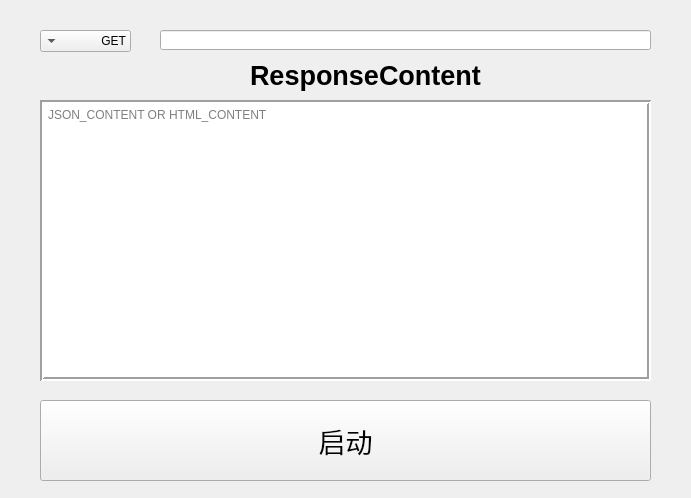
<?xml version="1.0" encoding="UTF-8"?>
<ui version="4.0">
 <class>Form</class>
 <widget class="QWidget" name="Form">
  <property name="geometry">
   <rect>
    <x>0</x>
    <y>0</y>
    <width>691</width>
    <height>498</height>
   </rect>
  </property>
  <property name="focusPolicy">
   <enum>Qt::TabFocus</enum>
  </property>
  <property name="windowTitle">
   <string>EasyMock</string>
  </property>
  <property name="toolTipDuration">
   <number>1</number>
  </property>
  <property name="layoutDirection">
   <enum>Qt::RightToLeft</enum>
  </property>
  <property name="styleSheet">
   <string notr="true">background-image: url(:/main/4.jpg);</string>
  </property>
  <widget class="QTextEdit" name="textEdit">
   <property name="geometry">
    <rect>
     <x>40</x>
     <y>100</y>
     <width>611</width>
     <height>281</height>
    </rect>
   </property>
   <property name="toolTip">
    <string>只支持json数据和html数据</string>
   </property>
   <property name="styleSheet">
    <string notr="true">background-image: url(:/main/2.png);</string>
   </property>
   <property name="frameShape">
    <enum>QFrame::Box</enum>
   </property>
   <property name="lineWidth">
    <number>2</number>
   </property>
   <property name="placeholderText">
    <string>JSON_CONTENT OR HTML_CONTENT</string>
   </property>
  </widget>
  <widget class="QLineEdit" name="lineEdit">
   <property name="geometry">
    <rect>
     <x>160</x>
     <y>30</y>
     <width>491</width>
     <height>20</height>
    </rect>
   </property>
   <property name="text">
    <string/>
   </property>
  </widget>
  <widget class="QComboBox" name="comboBox">
   <property name="geometry">
    <rect>
     <x>40</x>
     <y>30</y>
     <width>91</width>
     <height>22</height>
    </rect>
   </property>
   <item>
    <property name="text">
     <string>GET</string>
    </property>
   </item>
   <item>
    <property name="text">
     <string>POST</string>
    </property>
   </item>
   <item>
    <property name="text">
     <string>PULL</string>
    </property>
   </item>
   <item>
    <property name="text">
     <string>DELETE</string>
    </property>
   </item>
  </widget>
  <widget class="QPushButton" name="pushButton">
   <property name="geometry">
    <rect>
     <x>40</x>
     <y>400</y>
     <width>611</width>
     <height>81</height>
    </rect>
   </property>
   <property name="font">
    <font>
     <family>黑体</family>
     <pointsize>20</pointsize>
    </font>
   </property>
   <property name="styleSheet">
    <string notr="true">background-image: url(:/main/2.png);</string>
   </property>
   <property name="text">
    <string>启动</string>
   </property>
  </widget>
  <widget class="QLabel" name="label">
   <property name="geometry">
    <rect>
     <x>250</x>
     <y>60</y>
     <width>251</width>
     <height>31</height>
    </rect>
   </property>
   <property name="text">
    <string>&lt;html&gt;&lt;head/&gt;&lt;body&gt;&lt;p&gt;&lt;span style=&quot; font-size:20pt; font-weight:600;&quot;&gt;ResponseContent&lt;/span&gt;&lt;/p&gt;&lt;/body&gt;&lt;/html&gt;</string>
   </property>
  </widget>
 </widget>
 <resources>
  <include location="bg.qrc"/>
 </resources>
 <connections/>
</ui>
